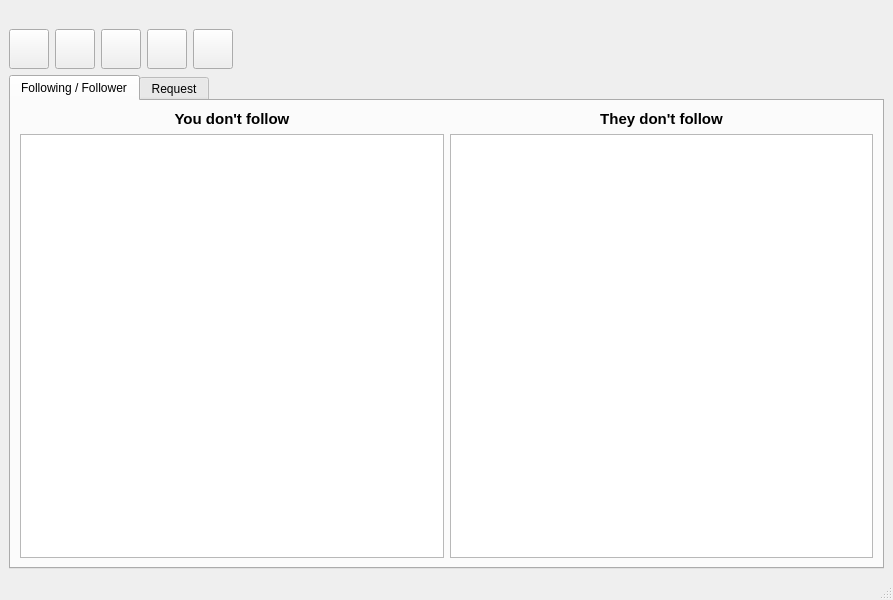
<?xml version="1.0" encoding="UTF-8"?>
<ui version="4.0">
 <class>MainWindow</class>
 <widget class="QMainWindow" name="MainWindow">
  <property name="geometry">
   <rect>
    <x>0</x>
    <y>0</y>
    <width>893</width>
    <height>600</height>
   </rect>
  </property>
  <property name="windowTitle">
   <string>MainWindow</string>
  </property>
  <widget class="QWidget" name="centralwidget">
   <layout class="QGridLayout" name="gridLayout">
    <item row="0" column="0">
     <layout class="QVBoxLayout" name="verticalLayout">
      <item>
       <widget class="QLabel" name="label_directory">
        <property name="font">
         <font>
          <bold>true</bold>
         </font>
        </property>
        <property name="text">
         <string/>
        </property>
       </widget>
      </item>
      <item>
       <layout class="QHBoxLayout" name="horizontalLayout">
        <item>
         <widget class="QPushButton" name="pb_choseDirectory">
          <property name="minimumSize">
           <size>
            <width>40</width>
            <height>40</height>
           </size>
          </property>
          <property name="maximumSize">
           <size>
            <width>40</width>
            <height>40</height>
           </size>
          </property>
          <property name="toolTip">
           <string>Chose directory</string>
          </property>
          <property name="text">
           <string/>
          </property>
         </widget>
        </item>
        <item>
         <widget class="QPushButton" name="pb_eleborate">
          <property name="minimumSize">
           <size>
            <width>40</width>
            <height>40</height>
           </size>
          </property>
          <property name="maximumSize">
           <size>
            <width>40</width>
            <height>40</height>
           </size>
          </property>
          <property name="toolTip">
           <string>Elaborate data</string>
          </property>
          <property name="text">
           <string/>
          </property>
         </widget>
        </item>
        <item>
         <widget class="QPushButton" name="pb_txtDontFollow">
          <property name="minimumSize">
           <size>
            <width>40</width>
            <height>40</height>
           </size>
          </property>
          <property name="maximumSize">
           <size>
            <width>40</width>
            <height>40</height>
           </size>
          </property>
          <property name="toolTip">
           <string>Elaborate data</string>
          </property>
          <property name="text">
           <string/>
          </property>
         </widget>
        </item>
        <item>
         <widget class="QPushButton" name="pb_txtTheyDontFollow">
          <property name="minimumSize">
           <size>
            <width>40</width>
            <height>40</height>
           </size>
          </property>
          <property name="maximumSize">
           <size>
            <width>40</width>
            <height>40</height>
           </size>
          </property>
          <property name="toolTip">
           <string>Elaborate data</string>
          </property>
          <property name="text">
           <string/>
          </property>
         </widget>
        </item>
        <item>
         <widget class="QPushButton" name="pb_txtPending">
          <property name="minimumSize">
           <size>
            <width>40</width>
            <height>40</height>
           </size>
          </property>
          <property name="maximumSize">
           <size>
            <width>40</width>
            <height>40</height>
           </size>
          </property>
          <property name="toolTip">
           <string>Elaborate data</string>
          </property>
          <property name="text">
           <string/>
          </property>
         </widget>
        </item>
        <item>
         <spacer name="horizontalSpacer">
          <property name="orientation">
           <enum>Qt::Horizontal</enum>
          </property>
          <property name="sizeHint" stdset="0">
           <size>
            <width>40</width>
            <height>20</height>
           </size>
          </property>
         </spacer>
        </item>
       </layout>
      </item>
     </layout>
    </item>
    <item row="1" column="0">
     <widget class="QTabWidget" name="tabWidget">
      <property name="currentIndex">
       <number>0</number>
      </property>
      <widget class="QWidget" name="tab">
       <attribute name="title">
        <string>Following / Follower</string>
       </attribute>
       <layout class="QGridLayout" name="gridLayout_2">
        <item row="0" column="0">
         <layout class="QVBoxLayout" name="verticalLayout_2">
          <item>
           <widget class="QLabel" name="label">
            <property name="font">
             <font>
              <pointsize>11</pointsize>
              <bold>true</bold>
             </font>
            </property>
            <property name="text">
             <string>You don't follow</string>
            </property>
            <property name="alignment">
             <set>Qt::AlignCenter</set>
            </property>
           </widget>
          </item>
          <item>
           <widget class="QTableView" name="tableViewNoFollowing"/>
          </item>
         </layout>
        </item>
        <item row="0" column="1">
         <layout class="QVBoxLayout" name="verticalLayout_3">
          <item>
           <widget class="QLabel" name="label_2">
            <property name="font">
             <font>
              <pointsize>11</pointsize>
              <bold>true</bold>
             </font>
            </property>
            <property name="text">
             <string>They don't follow</string>
            </property>
            <property name="alignment">
             <set>Qt::AlignCenter</set>
            </property>
           </widget>
          </item>
          <item>
           <widget class="QTableView" name="tableViewNoFollower"/>
          </item>
         </layout>
        </item>
       </layout>
      </widget>
      <widget class="QWidget" name="tab_2">
       <attribute name="title">
        <string>Request</string>
       </attribute>
       <layout class="QGridLayout" name="gridLayout_3">
        <item row="0" column="0">
         <widget class="QLabel" name="label_3">
          <property name="font">
           <font>
            <pointsize>11</pointsize>
            <bold>true</bold>
           </font>
          </property>
          <property name="text">
           <string>Pending request</string>
          </property>
          <property name="alignment">
           <set>Qt::AlignCenter</set>
          </property>
         </widget>
        </item>
        <item row="1" column="0">
         <widget class="QTableView" name="tablePendingRequest"/>
        </item>
       </layout>
      </widget>
     </widget>
    </item>
   </layout>
  </widget>
  <widget class="QMenuBar" name="menubar">
   <property name="geometry">
    <rect>
     <x>0</x>
     <y>0</y>
     <width>893</width>
     <height>22</height>
    </rect>
   </property>
  </widget>
  <widget class="QStatusBar" name="statusbar"/>
 </widget>
 <resources/>
 <connections/>
</ui>
